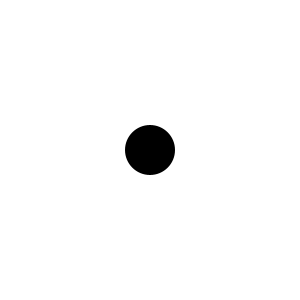
Frame 1 (no input)
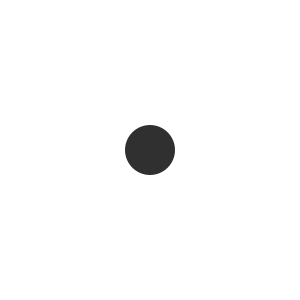
Frame 60 (the mouse pressed at the canvas centre just before this capture)
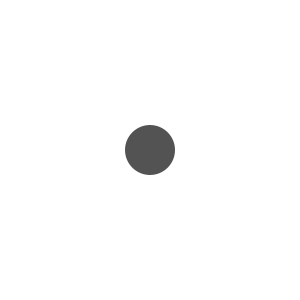
Frame 120 (the mouse held since frame 60 and released just before this capture)

The Processing sketch that drew these frames (run headless with seeded random() and noise(); from frame 60 on, the mouse is pressed at the canvas centre):

// Processing sketch: processing_131171
// ── processing_131171.pde

int counter;
int ballR;      // ball radius

void setup() {

  size( 300, 300 );      // window size
  
  counter = 0;
  ballR = 50;
  
  noStroke();
  
}

void draw() {

  background(255);

  // draw orange ball
  fill( abs( 255*sin( counter*0.05 ) ) );                 // set ball color
  ellipse( width/2, height/2, ballR, ballR );
  
  counter++;
  
}
